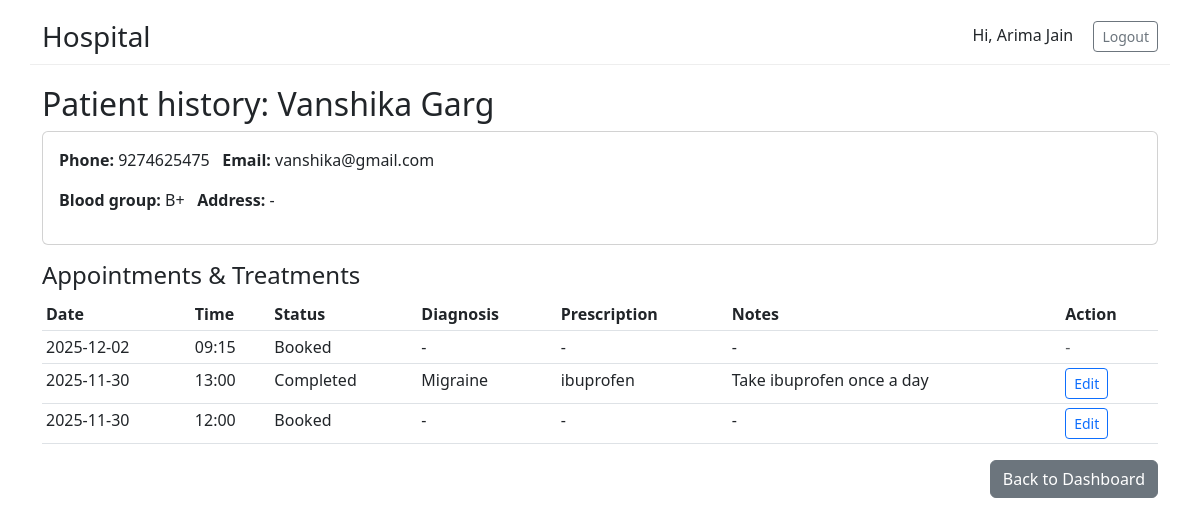
The page /doctor/patient/1/history (signed in) on the database as committed earlier.
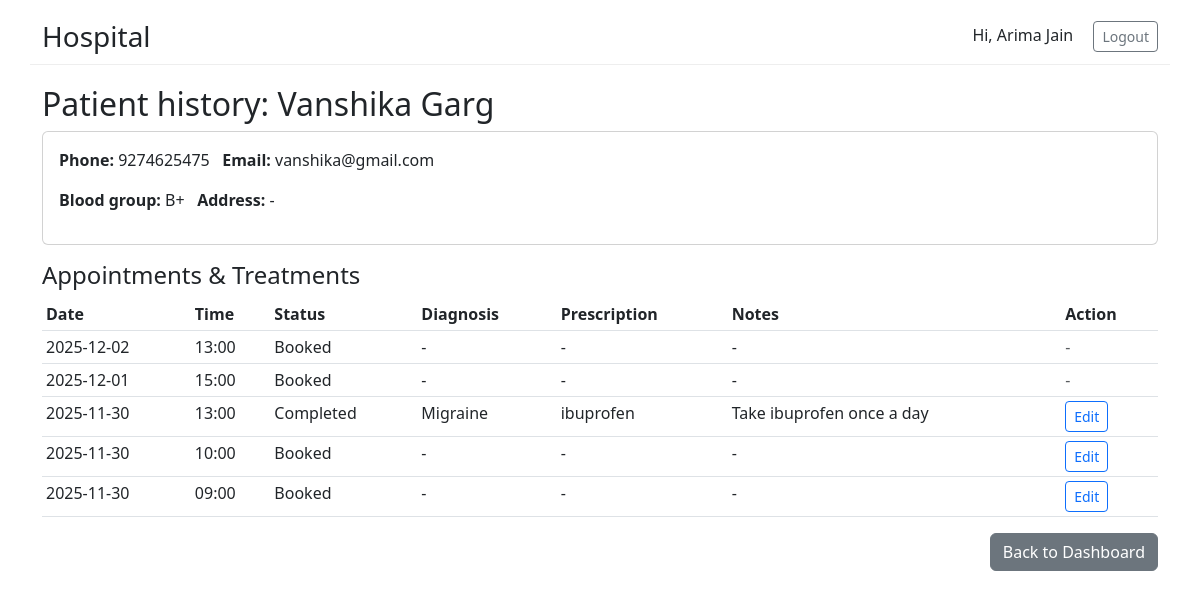
The same page on the database as committed later.
### tables this page shows
CREATE TABLE users (
            id INTEGER PRIMARY KEY AUTOINCREMENT,
            username TEXT UNIQUE NOT NULL,
            password_hash TEXT NOT NULL,
            role TEXT NOT NULL CHECK(role IN ('admin','doctor','patient')),
            full_name TEXT,
            email TEXT,
            phone TEXT,
            is_active INTEGER DEFAULT 1
        );

CREATE TABLE appointments (
            id INTEGER PRIMARY KEY AUTOINCREMENT,
            patient_id INTEGER NOT NULL,
            doctor_id INTEGER NOT NULL,
            date TEXT NOT NULL,             -- YYYY-MM-DD
            time TEXT NOT NULL,             -- HH:MM (start)
            end_time TEXT,                  -- HH:MM (end)
            status TEXT NOT NULL DEFAULT 'Booked' CHECK(status IN ('Booked','Completed','Cancelled')),
            created_at TEXT NOT NULL,
            FOREIGN KEY(patient_id) REFERENCES patients(id),
            FOREIGN KEY(doctor_id) REFERENCES doctors(id)
        );

CREATE TABLE treatments (
            id INTEGER PRIMARY KEY AUTOINCREMENT,
            appointment_id INTEGER UNIQUE NOT NULL,
            diagnosis TEXT,
            prescription TEXT,
            notes TEXT,
            FOREIGN KEY(appointment_id) REFERENCES appointments(id)
        );

### app.py (the view)
@app.route("/doctor/patient/<int:patient_id>/history")
@login_required(role="doctor")
def doctor_view_patient_history(patient_id):
    db = get_db()
    user_id = session["user_id"]
    doctor = db.execute("SELECT * FROM doctors WHERE user_id = ?", (user_id,)).fetchone()
    if not doctor:
        flash("Doctor profile not found.", "danger")
        return redirect(url_for("logout"))
    rel = db.execute("""
        SELECT 1 FROM appointments WHERE doctor_id = ? AND patient_id = ? LIMIT 1
    """, (doctor["id"], patient_id)).fetchone()
    if not rel:
        flash("You have not been assigned this patient.", "danger")
        return redirect(url_for("doctor_dashboard"))
    patient = db.execute("""
        SELECT p.id AS patient_id, u.full_name, u.email, u.phone, p.address, p.blood_group
        FROM patients p JOIN users u ON p.user_id = u.id
        WHERE p.id = ?
    """, (patient_id,)).fetchone()
    records = db.execute("""
        SELECT a.id AS appt_id, a.date, a.time, a.end_time, a.status,
             a.doctor_id as doctor_id, t.diagnosis, t.prescription, t.notes,
               u.full_name AS doctor_name
        FROM appointments a
        LEFT JOIN treatments t ON t.appointment_id = a.id
        LEFT JOIN doctors d ON a.doctor_id = d.id
        LEFT JOIN users u ON d.user_id = u.id
        WHERE a.patient_id = ? AND a.status != 'Cancelled'
        ORDER BY a.date DESC, a.time DESC
    """, (patient_id,)).fetchall()
    return render_template("doctor_view_patient_history.html", patient=patient, records=records, current_doctor_id=doctor['id'])

### app.py (called while the page is built, shortened)
def get_db():
    if "db" not in g:
        g.db = sqlite3.connect(DB_PATH, detect_types=sqlite3.PARSE_DECLTYPES)
        g.db.row_factory = sqlite3.Row
    return g.db

def login_required(role=None):
    from functools import wraps
    def decorator(f):
        @wraps(f)
        def wrapped(*args, **kwargs):
            if "user_id" not in session:
                return redirect(url_for("login"))
            return f(*args, **kwargs)
        return wrapped
    return decorator

### templates/doctor_view_patient_history.html
{% extends "base.html" %}
{% block content %}
<h2>Patient history: {{ patient.full_name }}</h2>
<div class="card mb-3 p-3">
  <p><strong>Phone:</strong> {{ patient.phone or '-' }} &nbsp; <strong>Email:</strong> {{ patient.email or '-' }}</p>
  <p><strong>Blood group:</strong> {{ patient.blood_group or '-' }} &nbsp; <strong>Address:</strong> {{ patient.address or '-' }}</p>
</div>
<h4>Appointments & Treatments</h4>
<table class="table table-sm">
  <thead><tr><th>Date</th><th>Time</th><th>Status</th><th>Diagnosis</th><th>Prescription</th><th>Notes</th><th>Action</th></tr></thead>
  <tbody>
    {% for r in records %}
      <tr>
        <td>{{ r.date }}</td>
        <td>{{ r.time }}</td>
        <td>{{ r.status }}</td>
        <td>{{ r.diagnosis or '-' }}</td>
        <td>{{ r.prescription or '-' }}</td>
        <td>{{ r.notes or '-' }}</td>
        <td>
          {% if r.doctor_id == current_doctor_id %}
            <a class="btn btn-sm btn-outline-primary" href="{{ url_for('doctor_complete_appointment', appointment_id=r.appt_id) }}">Edit</a>
          {% else %}
            <span class="text-muted">-</span>
          {% endif %}
        </td>
      </tr>
    {% endfor %}
  </tbody>
</table>
<div class="text-end">
  <a href="{{ url_for('doctor_dashboard') }}" class="btn btn-secondary">Back to Dashboard</a>
</div>
{% endblock %}

### templates/base.html (shortened to what this page needs)
<!doctype html>
<html lang="en">
  <head>
    <link href="https://cdn.jsdelivr.net/npm/bootstrap@5.3.0/dist/css/bootstrap.min.css" rel="stylesheet">
  </head>
  <body>
    <div class="container site-header">
      <div class="d-flex justify-content-between align-items-center">
        <h3 class="mb-0"><a href="{{ url_for('index') }}" class="text-decoration-none text-dark">Hospital</a></h3>
        <div>
          {% if session.get('user_id') %}
            <span class="me-3">Hi, {{ session.get('full_name') or '' }}</span>
            <a href="{{ url_for('logout') }}" class="btn btn-outline-secondary btn-sm">Logout</a>
          {% else %}
            <a href="{{ url_for('login') }}" class="btn btn-primary btn-sm">Login</a>
          {% endif %}
        </div>
      </div>
    </div>
    <main class="container">
      {% block content %}{% endblock %}
    </main>
  </body>
</html>

Rows that differ between the two databases and show on the page:
now on one of the page's lists (row unchanged): users: date "2025-11-30", time "09:00", status "Booked"
computed for users "Arima Jain": time "12:00" → "10:00"
changed through a linked row, users (number 3 of 4 on the later page): time "09:15" → "13:00"
now on this page (row unchanged): users: date "2025-12-01", time "15:00", status "Booked", diagnosis "-", prescription "-", notes "-"
